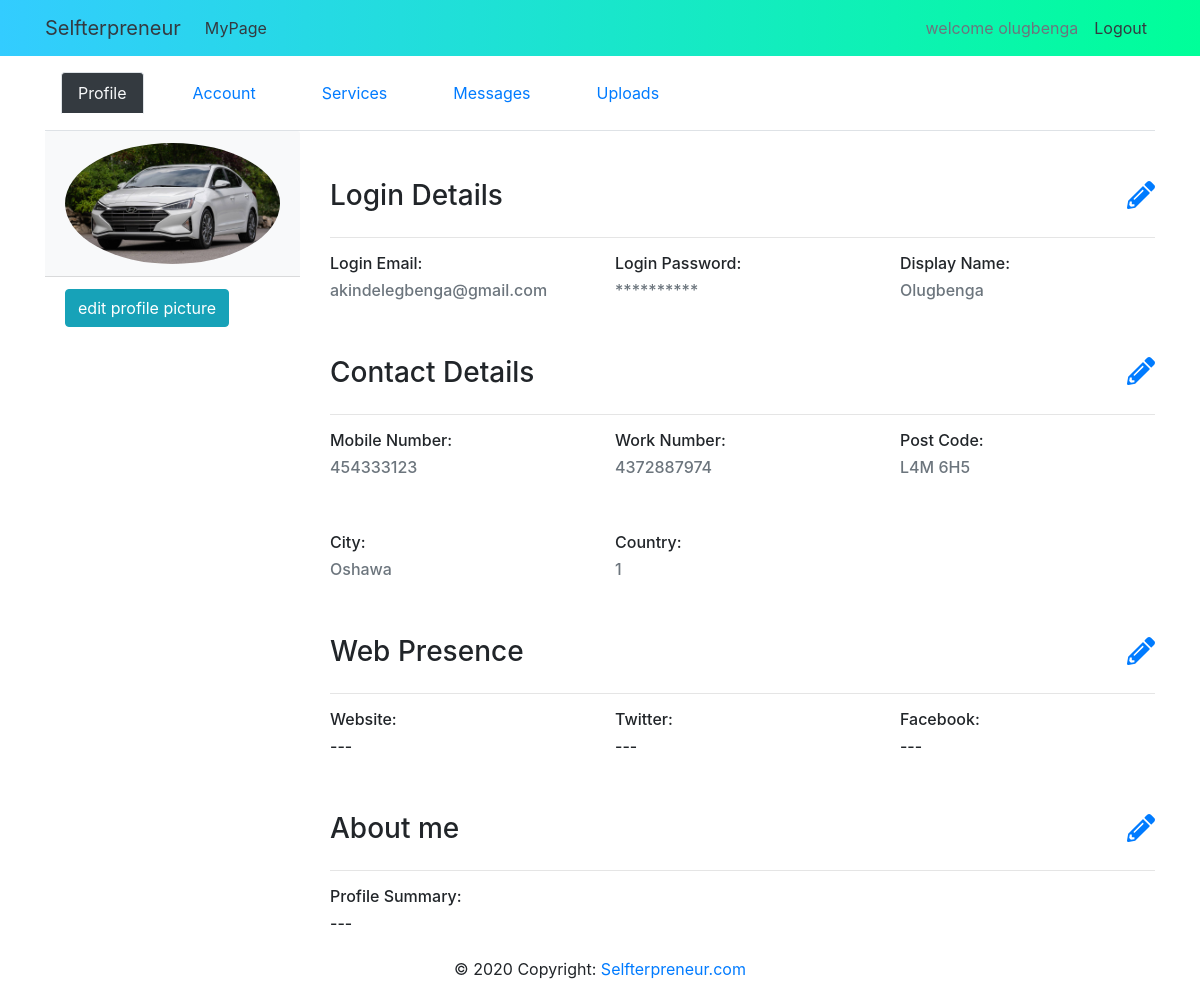
The app's page /myaccount/profilesummary (signed in), older data.
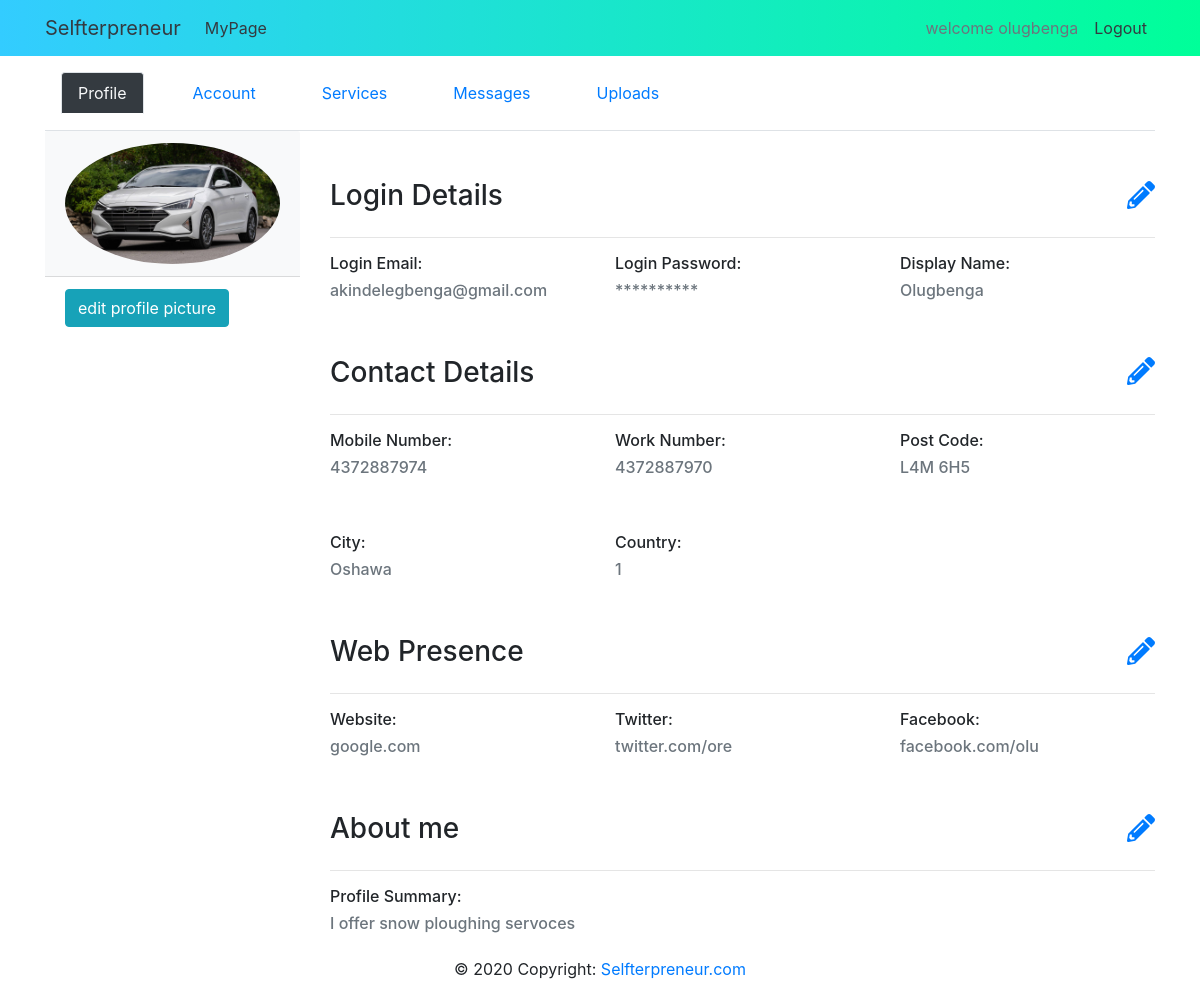
The same page, newer data.
### app/auth/models.py (models this page shows, shortened)
class Users(UserMixin, db.Model):
    __tablename__ = 'users'
    id = db.Column(db.Integer, primary_key = True)
    user_name = db.Column(db.String(100),nullable = False)
    user_email = db.Column(db.String(100),nullable = False)
    user_password = db.Column(db.String(100),nullable = False)
    email_confirmation_sent_on = db.Column(db.DateTime, nullable=True, default = datetime.utcnow())
    email_confirmed = db.Column(db.Boolean, nullable=True, default=False)
    email_confirmed_on = db.Column(db.DateTime, nullable=True,default = datetime.utcnow())
    profile = db.relationship('Personal_Info', backref = 'users', uselist = False)

### app/me/models.py (models this page shows, shortened)
class Personal_Info(db.Model):
    __tablename__ = 'personal_info'
    id = db.Column(db.Integer, primary_key=True)
    user_name = db.Column(db.String(100), nullable=False)
    user_email = db.Column(db.String(100), nullable=False)
    user_mobile_phone = db.Column(db.String(100))
    user_work_phone = db.Column(db.String(100))
    user_postcode= db.Column(db.String(100), nullable=False)
    user_city=db.Column(db.String(100))
    user_country =  db.Column(db.String(100))
    user_bio = db.Column(db.String(1000))
    user_url = db.Column(db.String(1000))
    user_twitter=db.Column(db.String(1000))
    user_facebook = db.Column(db.String(1000))
    user_id = db.Column(db.Integer, db.ForeignKey('users.id'), nullable = False)

### app/me/routes.py (the view, shortened to what this page needs)
@me.route("/myaccount/profilesummary",methods=["GET","POST"])
@login_required
def myprofile():
    formContact = frmContact()
    formpp = frmProfilePic()
    profile_pic = pp_check(current_user.user_email)
    frmweb = frmWeb()
    frmbio= frmAboutMe()
    return render_template("mypage.html", frmweb= frmweb ,  profile_pic = profile_pic, formpp = formpp, frmContact = formContact,frmbio=frmbio)

### app/auth/models.py (called while the page is built)
@login_manager.user_loader
def load_user(id):
    return Users.query.get(int(id))

### app/me/forms.py (called while the page is built)
def pp_check(filename):
    img_path=os.path.join(os.getcwd(),'app/static/profile_pictures', (filename + "pp.jpg"))
    if os.path.isfile(img_path ):
        profile_pic = filename + "pp.jpg"
    else:
        profile_pic = "default.jpg"
    return profile_pic

### app/me/templates/mypage.html (shortened to what this page needs)
{% extends 'accounts_layout.html' %}
{% block section_content %}
</div>
<div class="row">
    <div class="col-xs-12 col-md-3">
        <div class="card border-0">
            <div class="card-header bg-light" id="mypage-card-header">
                <img class="img-fluid rounded-circle d-xs-none"
                    src="{{url_for('static',filename= 'profile_pictures/')}}{{ profile_pic }}" alt="Responsive image" />
            </div>
            <div class="card-footer justify-content-center bg-transparent border-0">
                <a href="" id="edit-profile-picture" class="visible"><button id="btn-edit-myprofile" type="button"
                        class="btn btn-info justify-content-center">edit profile picture
                    </button></a>
            </div>
        </div>
    </div>
    <div class="col-xs-12 col-lg-9">
        <div class="row">
            <div class="col-lg-12">
                <h3 class="mt-5">Login Details<span class="float-right in-line ml-2"><a href=""
                    data-toggle="modal" data-target="#frmlogin"><i class="fas fa-pencil-alt"></i></a></span></h3>
            </div>
        </div>
        <hr class="d-block">
        <div class="row">
            <div class="col-xs-12 col-md-4">
                <h6>Login Email: </h6>
                <h6 class= 'text-muted'>{{ current_user.user_email }}</h3>
            </div>
            <div class="col-xs-12 col-md-4">
                <h6>Login Password: </h6>
                <h6 class= 'text-muted'>**********</h3>
            </div>
            <div class="col-xs-12 col-sm-12 col-md-4">
                <h6>Display Name: </h6>
                <h6 class= 'text-muted'>{{current_user.user_name}}</h3>
            </div>
        </div>
        <div class="row">
            <div class="col-lg-12">
                <h3 class="mt-5">Contact Details<span class="float-right in-line ml-2"><a href=""
                            data-toggle="modal" data-target="#frmContact"><i class="fas fa-pencil-alt"></i></a></span>
                </h3>
            </div>
        </div>
        <hr class="d-block">
        <div class="row">
            <div class="col-xs-12 col-md-4">
                <h6>Mobile Number: </h6>
                <h6>
                    {% if not current_user.profile.user_mobile_phone   %}
                    ---
                    {% else %}
                    <h6 class= 'text-muted'>{{ current_user.profile.user_mobile_phone }}</h6>
                    {% endif %}
            </div>
            <div class="col-xs-12 col-md-4">
                <h6>Work Number: </h6>
                <h6>{% if not current_user.profile.user_work_phone   %}
                    ---
                    {% else %}
                    <h6 class= 'text-muted'>{{ current_user.profile.user_work_phone }}</h6>
                    {% endif %}</h3>
            </div>
            <div class="col-xs-12 col-sm-12 col-md-4">
                <h6>Post Code: </h6>
                <h6>{% if not current_user.profile.user_postcode %}
                    ---
                    {% else %}
                    <h6 class= 'text-muted'>{{ current_user.profile.user_postcode}}</h6>
                    {% endif %}</h3>
            </div>
        </div>
        <div class="row mt-5">
            <div class="col-xs-12 col-md-4">
                <h6>City: </h6>
                <h6>{% if not current_user.profile.user_city %}
                    ---
                    {% else %}
                    <h6 class= 'text-muted'>{{ current_user.profile.user_city }}</h6>
                    {% endif %}</h3>
            </div>
            <div class="col-xs-12 col-md-4">
                <h6>Country: </h6>
                <h6>{% if not current_user.profile.user_country %}
                    ---
                    {% else %}
                    <h6 class= 'text-muted'>{{ current_user.profile.user_country}}</h6>
                    {% endif %}</h3>
            </div>
        </div>
        <div class="row">
            <div class="col-lg-12">
                <h3 class="mt-5">Web Presence<span class="float-right in-line ml-2"><a href=""
                    data-toggle="modal" data-target="#frmweb"><i class="fas fa-pencil-alt"></i></a></span></h3>
            </div>
        </div>
        <hr class="d-block">
        <div class="row">
            <div class="col-xs-12 col-md-4">
                <h6>Website: </h6>
                <h6>
                    {% if not current_user.profile.user_url %}
                    ---
                    {% else %}
                    <h6 class= 'text-muted'>{{ current_user.profile.user_url }}</h6>
                    {% endif %}
            </div>
            <div class="col-xs-12 col-md-4">
                <h6>Twitter: </h6>
                <h6>{% if not current_user.profile.user_twitter %}
                    ---
                    {% else %}
                    <h6 class= 'text-muted'>{{ current_user.profile.user_twitter }}</h6>
                    {% endif %}</h3>
            </div>
            <div class="col-xs-12 col-sm-12 col-md-4">
                <h6>Facebook: </h6>
                <h6>{% if not current_user.profile.user_facebook %}
                    ---
                    {% else %}
                     <h6 class= 'text-muted'>   {{ current_user.profile.user_facebook}}</h6>
                    {% endif %}</h3>
            </div>
        </div>
        <div class="row">
            <div class="col-lg-12">
                <h3 class="mt-5">About me<span class="float-right in-line ml-2"><a href=""
                    data-toggle="modal" data-target="#frmAboutMe"><i class="fas fa-pencil-alt"></i></a></span></h3>
            </div>
        </div>
        <hr class="d-block">
        <div class="row">
            <div class="col-lg-12">
                <h6>Profile Summary: </h6>
                <h6>{% if not current_user.profile.user_bio  %}
                    ---
                    {% else %}
                        <h6 class= 'text-muted'>{{ current_user.profile.user_bio }}</h6>
                    {% endif %}</h6>
            </div>
        </div>
    </div>
</div>
{% endblock section_content %}

### app/me/templates/accounts_layout.html (shortened to what this page needs)
{% extends 'layout.html' %}
{% block page_body %}
{{ super() }}
 <div class="row">
     <div class="container">
        <ul class="nav nav-tabs ">
            <li class="nav-item m-3 ">
                <a href="{{url_for('me.myprofile')}}" class="nav-link active bg-dark text-light">Profile</a>
            </li>
            <li class="nav-item  m-3">
                <a href="{{url_for('me.myaccount') }}" class="nav-link" >Account</a>
            </li>
            <li class="nav-item  m-3">
                <a href="{{url_for('me.myservices') }}" class="nav-link">Services</a>
            </li>
            <li class="nav-item  m-3">
                <a href="{{url_for('me.mymessages') }}" class="nav-link">Messages</a>
            </li>
            <li class="nav-item  m-3">
                <a href="{{url_for('me.myuploads') }}" class="nav-link">Uploads</a>
            </li>
        </ul>
        {% block section_content %}
        {% endblock section_content %}
     </div>
</div>
{% endblock page_body %}

### app/auth/templates/layout.html (shortened to what this page needs)
<!doctype html>
<html lang="en">
{% block head %}
<head>
    <link rel="stylesheet" href="https://stackpath.bootstrapcdn.com/bootstrap/4.4.1/css/bootstrap.min.css"
>
    <link href="{{ url_for('static' , filename='css/styles.css')}}" rel="stylesheet" />
</head>
{% endblock head %}
<body>
    {% block navbar %}
        <nav class="navbar navbar-expand-md home-nav">
            <div class="container">
                <a href="{{ url_for('auth.home') }}" class="navbar-brand text-dark">Selfterpreneur</a>
                <div class="collapse navbar-collapse" id="navbarNav">
                    <ul class="navbar-nav">
                        {% if current_user.is_authenticated %}
                        <li class="nav-item">
                            <a class="nav-link text-dark"
                                href="{{ url_for('me.myprofile') }}">MyPage</a>
                        </li>
                        {% endif %}
                    </ul>
                    <div class="navbar-nav ml-auto">
                        {% if current_user.is_authenticated %}
                        <li class="nav-item">
                            <a class="nav-link text-lowercase text-muted">Welcome {{ current_user.user_name.title()}}</a>
                        </li>
                        <li class="nav-item">
                            <a class="nav-link text-dark" href="{{ url_for('auth.signout') }}">Logout</a>
                        </li>
                        {% endif %}
                    </div>
                </div>
            </div>
        </nav>
    {% endblock navbar %}
    {% block page_body %}
    <div class="container">
    {% endblock page_body %}
    <footer class="page-footer font-small">
        <div class="container">
            <div class="row justify-content-center login-footer-row-2">
                <div class="footer-copyright text-center py-3">© 2020 Copyright:
                    <a href="#">Selfterpreneur.com</a>
                </div>
            </div>
        </div>
    </footer>
</body>
</html>

### app/static/css/styles.css (style rules this page uses)
.home-nav { background:linear-gradient(to right, #33ccff 0%, #00ff99 100%); }
#mypage-card-header { max-height:250px; }

Row changes from the older to the newer data that the page shows:
changed Personal_Info "Oshawa": profile.user_mobile_phone "454333123" → "4372887974"; profile.user_work_phone "4372887974" → "4372887970"; user_url empty → "google.com" (drawn); profile.user_url (not shown) → "google.com"; user_twitter empty → "twitter.com/ore" (drawn); profile.user_twitter (not shown) → "twitter.com/ore"; user_facebook empty → "facebook.com/olu" (drawn); profile.user_facebook (not shown) → "facebook.com/olu"; profile.user_bio (not shown) → "I offer snow ploughing servoces"
